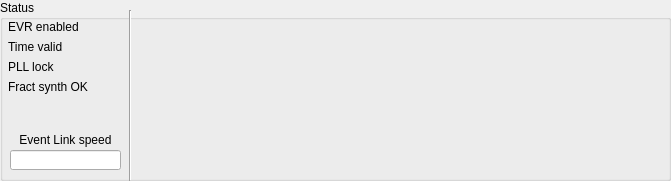
   <widget class="QGroupBox" name="groupBox_3">
    <property name="geometry">
     <rect>
      <x>0</x>
      <y>50</y>
      <width>671</width>
      <height>181</height>
     </rect>
    </property>
    <property name="title">
     <string>Status</string>
    </property>
    <widget class="caInclude" name="cainclude_6">
     <property name="geometry">
      <rect>
       <x>135</x>
       <y>10</y>
       <width>260</width>
       <height>165</height>
      </rect>
     </property>
     <property name="macro">
      <string notr="true">EVR=$(EVR)</string>
     </property>
     <property name="filename" stdset="0">
      <string notr="true">G_EVR_base-link-status.ui</string>
     </property>
    </widget>
    <widget class="QLabel" name="label_11">
     <property name="geometry">
      <rect>
       <x>5</x>
       <y>130</y>
       <width>121</width>
       <height>20</height>
      </rect>
     </property>
     <property name="text">
      <string>Event Link speed</string>
     </property>
     <property name="alignment">
      <set>Qt::AlignCenter</set>
     </property>
    </widget>
    <widget class="QWidget" name="formLayoutWidget">
     <property name="geometry">
      <rect>
       <x>2</x>
       <y>20</y>
       <width>131</width>
       <height>111</height>
      </rect>
     </property>
     <layout class="QFormLayout" name="formLayout">
      <property name="fieldGrowthPolicy">
       <enum>QFormLayout::AllNonFixedFieldsGrow</enum>
      </property>
      <item row="0" column="0">
       <widget class="caLed" name="caled">
        <property name="toolTip">
         <string>Master enable for the EVR. If not set then very little will happen.</string>
        </property>
        <property name="rectangular">
         <bool>false</bool>
        </property>
        <property name="channel" stdset="0">
         <string notr="true">$(EVR):Ena-Sel</string>
        </property>
        <property name="falseColor">
         <color>
          <red>255</red>
          <green>0</green>
          <blue>0</blue>
         </color>
        </property>
        <property name="trueColor">
         <color>
          <red>0</red>
          <green>205</green>
          <blue>0</blue>
         </color>
        </property>
        <property name="undefinedColor">
         <color>
          <red>255</red>
          <green>255</green>
          <blue>255</blue>
         </color>
        </property>
       </widget>
      </item>
      <item row="0" column="1">
       <widget class="QLabel" name="label">
        <property name="text">
         <string>EVR enabled</string>
        </property>
       </widget>
      </item>
      <item row="1" column="0">
       <widget class="caLed" name="caled_4">
        <property name="toolTip">
         <string>Indicates if the EVR has a current, valid timestamp.</string>
        </property>
        <property name="rectangular">
         <bool>false</bool>
        </property>
        <property name="channel" stdset="0">
         <string notr="true">$(EVR):Time-Valid-Sts</string>
        </property>
        <property name="falseColor">
         <color>
          <red>255</red>
          <green>0</green>
          <blue>0</blue>
         </color>
        </property>
        <property name="trueColor">
         <color>
          <red>0</red>
          <green>205</green>
          <blue>0</blue>
         </color>
        </property>
        <property name="undefinedColor">
         <color>
          <red>255</red>
          <green>255</green>
          <blue>255</blue>
         </color>
        </property>
       </widget>
      </item>
      <item row="1" column="1">
       <widget class="QLabel" name="label_19">
        <property name="text">
         <string>Time valid</string>
        </property>
       </widget>
      </item>
      <item row="2" column="0">
       <widget class="caLed" name="caled_2">
        <property name="toolTip">
         <string>Is the EVR's local oscilator phase locked with the phase of the EVG's oscilator.</string>
        </property>
        <property name="rectangular">
         <bool>false</bool>
        </property>
        <property name="channel" stdset="0">
         <string notr="true">$(EVR):Pll-Sts</string>
        </property>
        <property name="falseColor">
         <color>
          <red>255</red>
          <green>0</green>
          <blue>0</blue>
         </color>
        </property>
        <property name="trueColor">
         <color>
          <red>0</red>
          <green>205</green>
          <blue>0</blue>
         </color>
        </property>
        <property name="undefinedColor">
         <color>
          <red>255</red>
          <green>255</green>
          <blue>255</blue>
         </color>
        </property>
       </widget>
      </item>
      <item row="2" column="1">
       <widget class="QLabel" name="label_3">
        <property name="text">
         <string>PLL lock</string>
        </property>
       </widget>
      </item>
      <item row="3" column="0">
       <widget class="caLed" name="caled_3">
        <property name="toolTip">
         <string>Is the EVR's local oscilator phase locked with the phase of the EVG's oscilator.</string>
        </property>
        <property name="rectangular">
         <bool>false</bool>
        </property>
        <property name="channel" stdset="0">
         <string notr="true">$(EVR):CG-Sts</string>
        </property>
        <property name="falseColor">
         <color>
          <red>255</red>
          <green>0</green>
          <blue>0</blue>
         </color>
        </property>
        <property name="trueColor">
         <color>
          <red>0</red>
          <green>205</green>
          <blue>0</blue>
         </color>
        </property>
        <property name="undefinedColor">
         <color>
          <red>255</red>
          <green>255</green>
          <blue>255</blue>
         </color>
        </property>
       </widget>
      </item>
      <item row="3" column="1">
       <widget class="QLabel" name="label_4">
        <property name="text">
         <string>Fract synth OK</string>
        </property>
       </widget>
      </item>
     </layout>
    </widget>
    <widget class="caLineEdit" name="calineedit_3">
     <property name="geometry">
      <rect>
       <x>10</x>
       <y>150</y>
       <width>111</width>
       <height>20</height>
      </rect>
     </property>
     <property name="toolTip">
      <string>Frequency of the EVR's local oscilator. Must be close enough to the EVG master oscilator.</string>
     </property>
     <property name="channel" stdset="0">
      <string notr="true">$(EVR):Link-Clk-SP</string>
     </property>
     <property name="unitsEnabled">
      <bool>true</bool>
     </property>
    </widget>
    <widget class="Line" name="line">
     <property name="geometry">
      <rect>
       <x>125</x>
       <y>10</y>
       <width>10</width>
       <height>171</height>
      </rect>
     </property>
     <property name="orientation">
      <enum>Qt::Vertical</enum>
     </property>
    </widget>
    <widget class="caInclude" name="cainclude_15">
     <property name="geometry">
      <rect>
       <x>400</x>
       <y>95</y>
       <width>260</width>
       <height>81</height>
      </rect>
     </property>
     <property name="macro">
      <string notr="true">ID=0,EVR=$(EVR)</string>
     </property>
     <property name="filename" stdset="0">
      <string notr="true">G_EVR_sfp-min.ui</string>
     </property>
    </widget>
    <widget class="caInclude" name="cainclude_16">
     <property name="geometry">
      <rect>
       <x>400</x>
       <y>10</y>
       <width>260</width>
       <height>80</height>
      </rect>
     </property>
     <property name="macro">
      <string notr="true">EVR=$(EVR)</string>
     </property>
     <property name="filename" stdset="0">
      <string notr="true">G_EVR_info.ui</string>
     </property>
    </widget>
   </widget>
